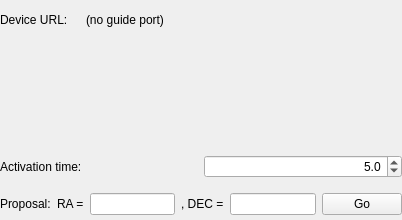
<?xml version="1.0" encoding="UTF-8"?>
<ui version="4.0">
 <class>snowgui::guideportcontrollerwidget</class>
 <widget class="QWidget" name="snowgui::guideportcontrollerwidget">
  <property name="geometry">
   <rect>
    <x>0</x>
    <y>0</y>
    <width>402</width>
    <height>220</height>
   </rect>
  </property>
  <property name="minimumSize">
   <size>
    <width>0</width>
    <height>0</height>
   </size>
  </property>
  <property name="maximumSize">
   <size>
    <width>16777215</width>
    <height>250</height>
   </size>
  </property>
  <property name="windowTitle">
   <string>Form</string>
  </property>
  <layout class="QVBoxLayout" name="verticalLayout">
   <property name="leftMargin">
    <number>0</number>
   </property>
   <property name="topMargin">
    <number>0</number>
   </property>
   <property name="rightMargin">
    <number>0</number>
   </property>
   <property name="bottomMargin">
    <number>0</number>
   </property>
   <item>
    <widget class="QWidget" name="guiderportWidget" native="true">
     <layout class="QGridLayout" name="gridLayout_2">
      <property name="leftMargin">
       <number>0</number>
      </property>
      <property name="topMargin">
       <number>6</number>
      </property>
      <property name="rightMargin">
       <number>6</number>
      </property>
      <property name="bottomMargin">
       <number>6</number>
      </property>
      <item row="0" column="1">
       <widget class="QLabel" name="guideportField">
        <property name="text">
         <string>(no guide port)</string>
        </property>
       </widget>
      </item>
      <item row="0" column="0">
       <widget class="QLabel" name="guideportLabel">
        <property name="maximumSize">
         <size>
          <width>80</width>
          <height>16777215</height>
         </size>
        </property>
        <property name="text">
         <string>Device URL:</string>
        </property>
       </widget>
      </item>
     </layout>
    </widget>
   </item>
   <item>
    <widget class="QWidget" name="guideWidget" native="true">
     <property name="maximumSize">
      <size>
       <width>16777215</width>
       <height>16777215</height>
      </size>
     </property>
     <layout class="QGridLayout" name="gridLayout">
      <property name="leftMargin">
       <number>0</number>
      </property>
      <property name="topMargin">
       <number>0</number>
      </property>
      <property name="rightMargin">
       <number>0</number>
      </property>
      <property name="bottomMargin">
       <number>0</number>
      </property>
      <item row="0" column="1">
       <widget class="snowgui::GuiderButton" name="guiderButton" native="true">
        <property name="minimumSize">
         <size>
          <width>150</width>
          <height>100</height>
         </size>
        </property>
        <property name="maximumSize">
         <size>
          <width>150</width>
          <height>100</height>
         </size>
        </property>
       </widget>
      </item>
      <item row="0" column="0">
       <spacer name="horizontalSpacer">
        <property name="orientation">
         <enum>Qt::Horizontal</enum>
        </property>
        <property name="sizeHint" stdset="0">
         <size>
          <width>40</width>
          <height>20</height>
         </size>
        </property>
       </spacer>
      </item>
      <item row="0" column="2">
       <spacer name="horizontalSpacer_2">
        <property name="orientation">
         <enum>Qt::Horizontal</enum>
        </property>
        <property name="sizeHint" stdset="0">
         <size>
          <width>40</width>
          <height>20</height>
         </size>
        </property>
       </spacer>
      </item>
     </layout>
    </widget>
   </item>
   <item>
    <widget class="QWidget" name="activationWidget" native="true">
     <property name="minimumSize">
      <size>
       <width>0</width>
       <height>30</height>
      </size>
     </property>
     <property name="maximumSize">
      <size>
       <width>16777215</width>
       <height>30</height>
      </size>
     </property>
     <layout class="QHBoxLayout" name="horizontalLayout">
      <property name="leftMargin">
       <number>0</number>
      </property>
      <property name="topMargin">
       <number>0</number>
      </property>
      <property name="rightMargin">
       <number>0</number>
      </property>
      <property name="bottomMargin">
       <number>0</number>
      </property>
      <item>
       <widget class="QLabel" name="activationtimeLabel">
        <property name="text">
         <string>Activation time:</string>
        </property>
       </widget>
      </item>
      <item>
       <widget class="QDoubleSpinBox" name="activationtimeSpinBox">
        <property name="alignment">
         <set>Qt::AlignRight|Qt::AlignTrailing|Qt::AlignVCenter</set>
        </property>
        <property name="decimals">
         <number>1</number>
        </property>
        <property name="maximum">
         <double>10.000000000000000</double>
        </property>
        <property name="value">
         <double>5.000000000000000</double>
        </property>
       </widget>
      </item>
     </layout>
    </widget>
   </item>
   <item>
    <widget class="QWidget" name="proposalWidget" native="true">
     <property name="maximumSize">
      <size>
       <width>16777215</width>
       <height>32</height>
      </size>
     </property>
     <layout class="QHBoxLayout" name="horizontalLayout_2">
      <property name="leftMargin">
       <number>0</number>
      </property>
      <property name="topMargin">
       <number>0</number>
      </property>
      <property name="rightMargin">
       <number>0</number>
      </property>
      <property name="bottomMargin">
       <number>0</number>
      </property>
      <item>
       <widget class="QLabel" name="proposalLabel">
        <property name="text">
         <string>Proposal:</string>
        </property>
       </widget>
      </item>
      <item>
       <widget class="QLabel" name="raLabel">
        <property name="text">
         <string>RA =</string>
        </property>
       </widget>
      </item>
      <item>
       <widget class="QLineEdit" name="raField"/>
      </item>
      <item>
       <widget class="QLabel" name="decLabel">
        <property name="text">
         <string>, DEC =</string>
        </property>
       </widget>
      </item>
      <item>
       <widget class="QLineEdit" name="decField"/>
      </item>
      <item>
       <widget class="QPushButton" name="activateButton">
        <property name="text">
         <string>Go</string>
        </property>
       </widget>
      </item>
     </layout>
    </widget>
   </item>
  </layout>
 </widget>
 <customwidgets>
  <customwidget>
   <class>snowgui::GuiderButton</class>
   <extends>QWidget</extends>
   <header location="global">GuiderButton.h</header>
   <container>1</container>
  </customwidget>
 </customwidgets>
 <resources/>
 <connections/>
</ui>
